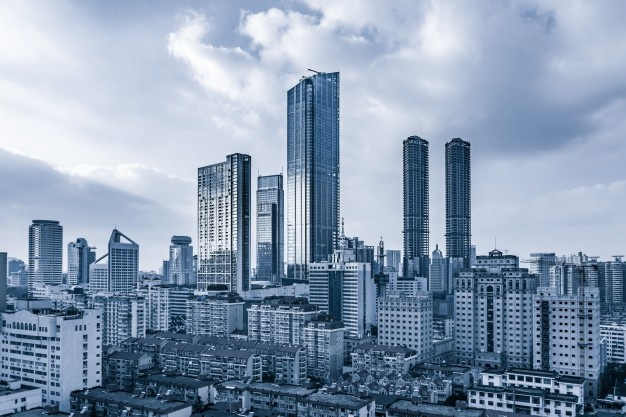
#> input picture Images/cg_image_3.webp, 626 x 417 px, found by its file name
$ jupyter execute part-3.ipynb   (shell and % lines are left out)   (older library calls are emulated)
#> lines starting #> are read from the running program, lines starting #| are printed output that depends on the picture
# Using Sobel

[cell 1]
from google.colab.patches import cv2_imshow
import cv2
import numpy as np
from matplotlib import pyplot as plt

img = cv2.imread('/content/cg_image_3.webp')
#> img is the input picture: shape (417, 626, 3); mean B, G, R 177.7, 155.1, 137.1
gray = cv2.cvtColor(img, cv2.COLOR_BGR2GRAY)
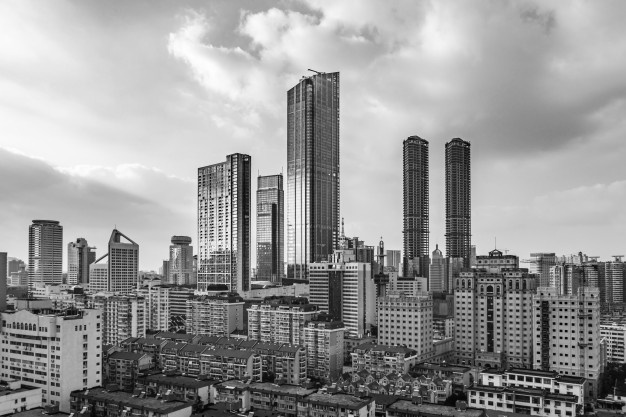
#> gray: shape (417, 626); min 2, max 254, mean 152.3
img_gaussian = cv2.GaussianBlur(gray,(3,3),0)

#sobel
sobelx = cv2.Sobel(img_gaussian,cv2.CV_8U,1,0,ksize=3)
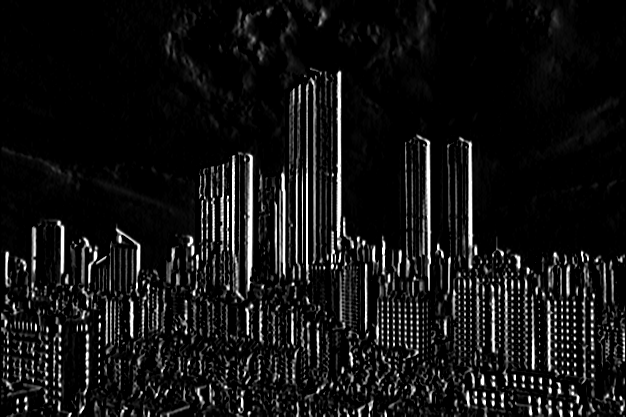
#> sobelx: shape (417, 626); min 0, max 255, mean 19.7
sobely = cv2.Sobel(img_gaussian,cv2.CV_8U,0,1,ksize=3)
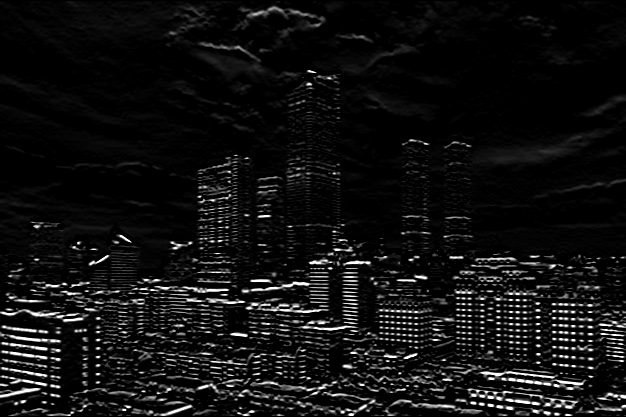
#> sobely: shape (417, 626); min 0, max 255, mean 17.1

sobel = sobelx + sobely
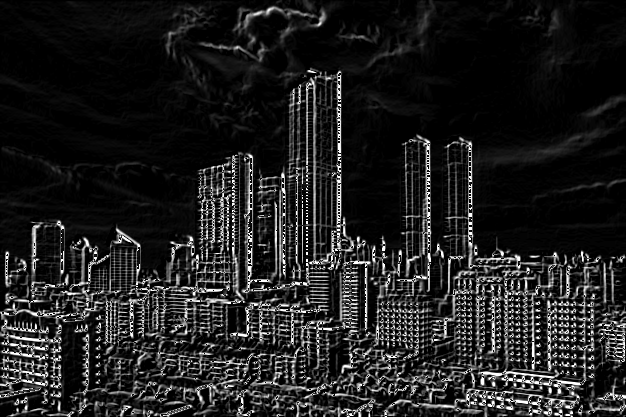
#> sobel: shape (417, 626); min 0, max 255, mean 31.9

print("\033[1m" + "Original Image: ")
cv2_imshow(img)
print("\033[1m" + "Sobel X: ")
cv2_imshow(sobelx)
print("\033[1m" + "Sobel y: ")
cv2_imshow(sobely)
print("\033[1m" + "Sobel: ")
cv2_imshow(sobel)
cv2.waitKey(0)

# Using Prewitt

[cell 2]
import cv2
import numpy as np

img = cv2.imread('/content/cg_image_3.webp')
gray = cv2.cvtColor(img, cv2.COLOR_BGR2GRAY)
img_gaussian = cv2.GaussianBlur(gray,(3,3),0) # Used to remove noise, blur the image etc.

kernelx = np.array([[1,1,1],[0,0,0],[-1,-1,-1]])
kernely = np.array([[-1,0,1],[-1,0,1],[-1,0,1]])

img_prewittx = cv2.filter2D(img_gaussian, -1, kernelx)
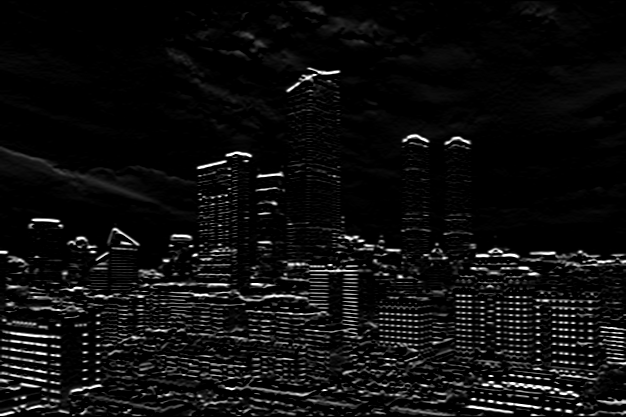
#> img_prewittx: shape (417, 626); min 0, max 255, mean 14.6
img_prewitty = cv2.filter2D(img_gaussian, -1, kernely)
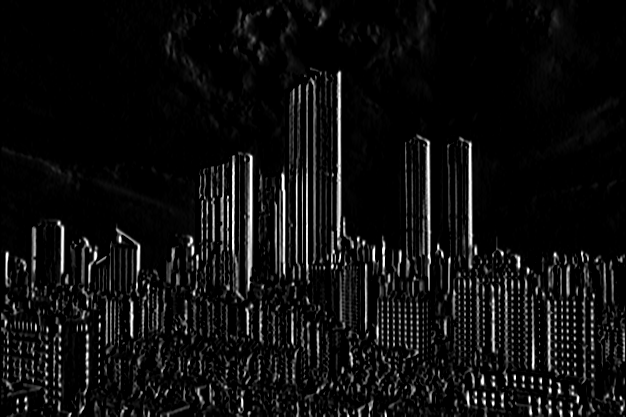
#> img_prewitty: shape (417, 626); min 0, max 255, mean 15.1
prewitt=img_prewittx + img_prewitty
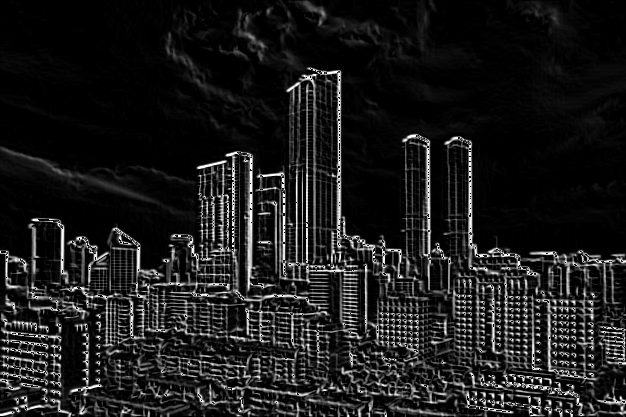
#> prewitt: shape (417, 626); min 0, max 255, mean 27.4

print("\033[1m" + "Original Image: ")
cv2_imshow(img)
print("\033[1m" + "Prewitt X: ")
cv2_imshow(img_prewittx)
print("\033[1m" + "Prewitt Y: ")
cv2_imshow(img_prewitty)
print("\033[1m" + "Prewitt")
cv2_imshow(prewitt)


cv2.waitKey(0)
cv2.destroyAllWindows()

#Using Robert

[cell 3]
import cv2
import numpy as np

img = cv2.imread('/content/cg_image_3.webp')
gray = cv2.cvtColor(img, cv2.COLOR_BGR2GRAY)
blured_img = cv2.GaussianBlur(gray,(3,3),0)

kernelx = np.array([[1, 0], [0, -1]])
kernely = np.array([[0, 1], [-1, 0]])
img_robertx = cv2.filter2D(blured_img, -1, kernelx)
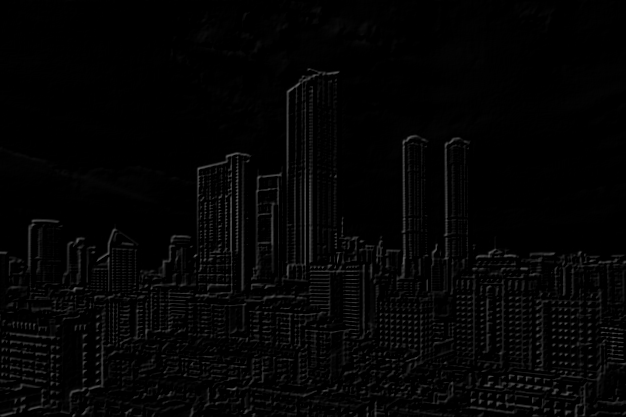
#> img_robertx: shape (417, 626); min 0, max 98, mean 4.5
img_roberty = cv2.filter2D(blured_img, -1, kernely)
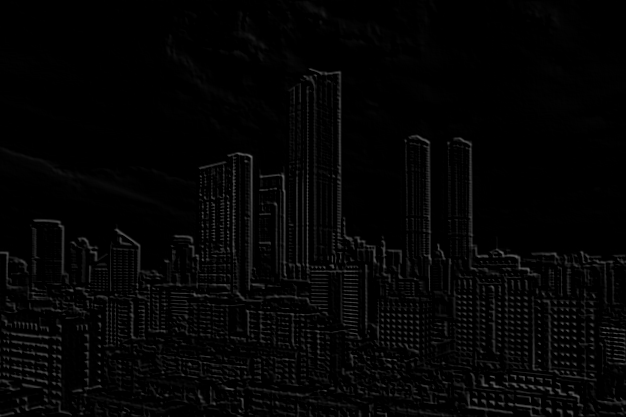
#> img_roberty: shape (417, 626); min 0, max 107, mean 4.5
robert=img_robertx+img_roberty
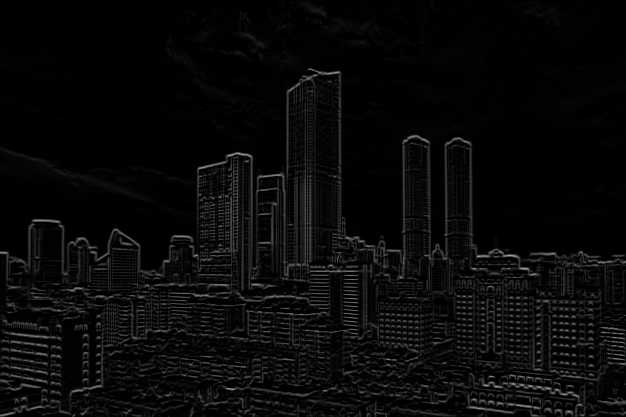
#> robert: shape (417, 626); min 0, max 165, mean 9

print("\033[1m" + "Original Image: ")
cv2_imshow(img)
print("\033[1m" + "Robert X: ")
cv2_imshow(img_robertx)
print("\033[1m" + "Robert Y: ")
cv2_imshow(img_roberty)
print("\033[1m" + "Robert Image: ")
cv2_imshow(robert)

cv2.waitKey(0)

$ run again, with Images/cg_image.jpg saved as Images/cg_image_3.webp
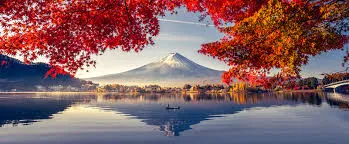
#> input picture Images/cg_image.jpg, 349 x 144 px, found by its file name
#> img is the input picture: shape (144, 349, 3); mean B, G, R 100.7, 97, 133.1
#> `sobel = sobelx + sobely`:
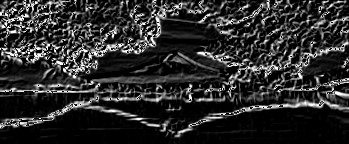
#> sobel: shape (144, 349); min 0, max 255, mean 44.8
#> `robert=img_robertx+img_roberty`:
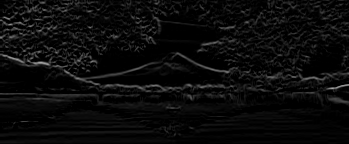
#> robert: shape (144, 349); min 0, max 164, mean 11

$ run again, with Images/map.jpg saved as Images/cg_image_3.webp
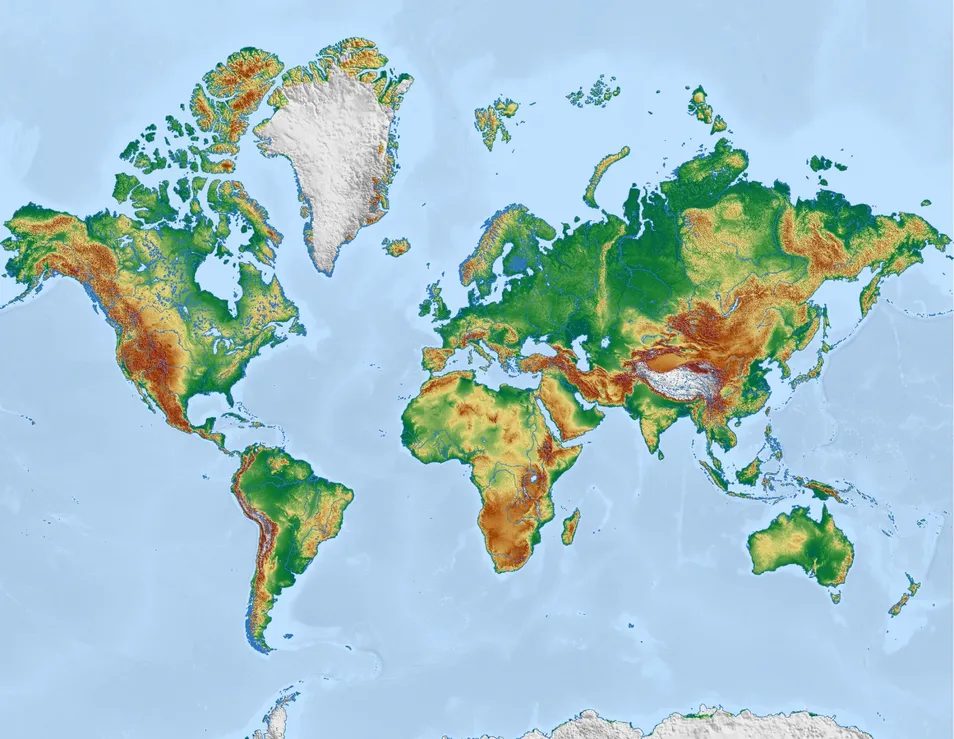
#> input picture Images/map.jpg, 954 x 739 px, shrunk from 1920 x 1487 before the run, found by its file name
#> img is the input picture: shape (739, 954, 3); mean B, G, R 202.9, 195.1, 163.8
#> `img_robertx = cv2.filter2D(blured_img, -1, kernelx)`:
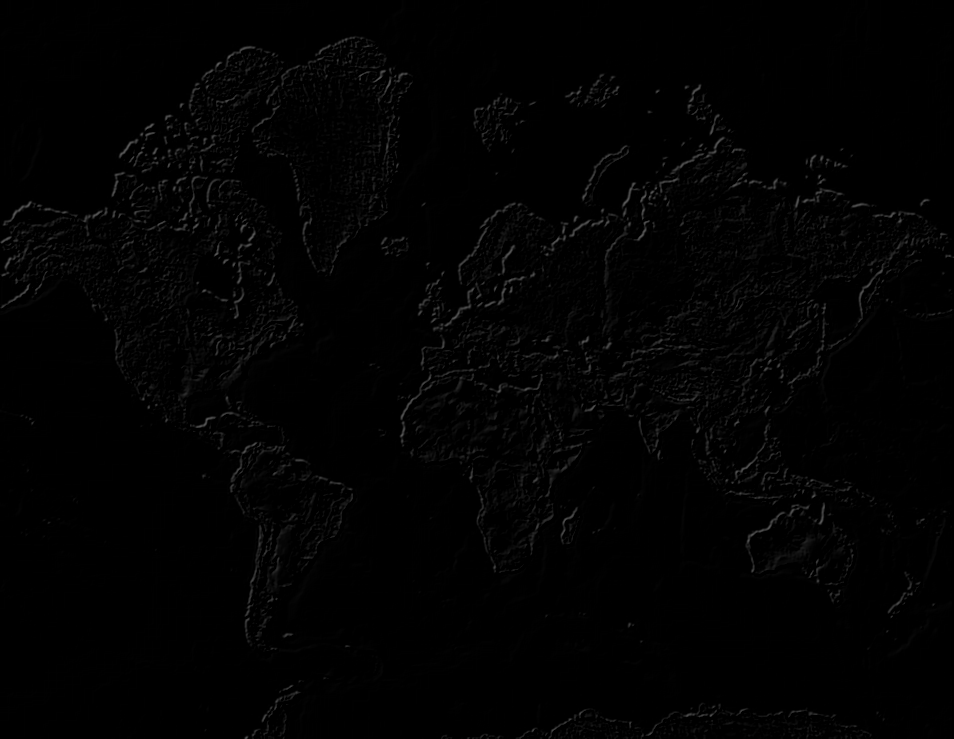
#> img_robertx: shape (739, 954); min 0, max 94, mean 2.2
